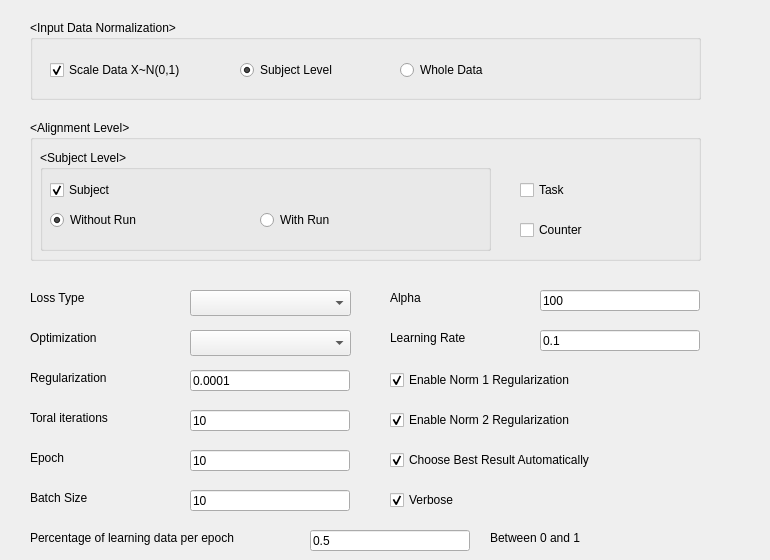
   <widget class="QWidget" name="tab_2">
    <attribute name="title">
     <string>Parameters</string>
    </attribute>
    <widget class="QGroupBox" name="groupBox">
     <property name="geometry">
      <rect>
       <x>30</x>
       <y>20</y>
       <width>671</width>
       <height>80</height>
      </rect>
     </property>
     <property name="title">
      <string>&lt;Input Data Normalization&gt;</string>
     </property>
     <widget class="QCheckBox" name="cbScale">
      <property name="geometry">
       <rect>
        <x>20</x>
        <y>40</y>
        <width>191</width>
        <height>20</height>
       </rect>
      </property>
      <property name="text">
       <string>Scale Data X~N(0,1)</string>
      </property>
      <property name="checked">
       <bool>true</bool>
      </property>
     </widget>
     <widget class="QRadioButton" name="rbScale">
      <property name="geometry">
       <rect>
        <x>210</x>
        <y>40</y>
        <width>161</width>
        <height>20</height>
       </rect>
      </property>
      <property name="text">
       <string>Subject Level</string>
      </property>
      <property name="checked">
       <bool>true</bool>
      </property>
     </widget>
     <widget class="QRadioButton" name="radioButton">
      <property name="geometry">
       <rect>
        <x>370</x>
        <y>40</y>
        <width>131</width>
        <height>20</height>
       </rect>
      </property>
      <property name="text">
       <string>Whole Data</string>
      </property>
     </widget>
    </widget>
    <widget class="QGroupBox" name="groupBox_2">
     <property name="geometry">
      <rect>
       <x>30</x>
       <y>120</y>
       <width>671</width>
       <height>141</height>
      </rect>
     </property>
     <property name="title">
      <string>&lt;Alignment Level&gt;</string>
     </property>
     <widget class="QCheckBox" name="cbFTask">
      <property name="geometry">
       <rect>
        <x>490</x>
        <y>60</y>
        <width>161</width>
        <height>20</height>
       </rect>
      </property>
      <property name="text">
       <string>Task</string>
      </property>
     </widget>
     <widget class="QCheckBox" name="cbFCounter">
      <property name="geometry">
       <rect>
        <x>490</x>
        <y>100</y>
        <width>161</width>
        <height>20</height>
       </rect>
      </property>
      <property name="text">
       <string>Counter</string>
      </property>
     </widget>
     <widget class="QGroupBox" name="groupBox_3">
      <property name="geometry">
       <rect>
        <x>10</x>
        <y>30</y>
        <width>451</width>
        <height>101</height>
       </rect>
      </property>
      <property name="title">
       <string>&lt;Subject Level&gt;</string>
      </property>
      <widget class="QCheckBox" name="cbFSubject">
       <property name="geometry">
        <rect>
         <x>10</x>
         <y>30</y>
         <width>130</width>
         <height>20</height>
        </rect>
       </property>
       <property name="text">
        <string>Subject</string>
       </property>
       <property name="checked">
        <bool>true</bool>
       </property>
      </widget>
      <widget class="QRadioButton" name="radioButton_2">
       <property name="geometry">
        <rect>
         <x>10</x>
         <y>60</y>
         <width>201</width>
         <height>20</height>
        </rect>
       </property>
       <property name="text">
        <string>Without Run</string>
       </property>
       <property name="checked">
        <bool>true</bool>
       </property>
      </widget>
      <widget class="QRadioButton" name="rbFRun">
       <property name="geometry">
        <rect>
         <x>220</x>
         <y>60</y>
         <width>221</width>
         <height>20</height>
        </rect>
       </property>
       <property name="text">
        <string>With Run</string>
       </property>
      </widget>
     </widget>
    </widget>
    <widget class="QLabel" name="label_11">
     <property name="geometry">
      <rect>
       <x>30</x>
       <y>370</y>
       <width>221</width>
       <height>16</height>
      </rect>
     </property>
     <property name="text">
      <string>Regularization</string>
     </property>
    </widget>
    <widget class="QLineEdit" name="txtRegularization">
     <property name="geometry">
      <rect>
       <x>190</x>
       <y>370</y>
       <width>160</width>
       <height>21</height>
      </rect>
     </property>
     <property name="text">
      <string>0.0001</string>
     </property>
    </widget>
    <widget class="QComboBox" name="cbOptim">
     <property name="geometry">
      <rect>
       <x>190</x>
       <y>330</y>
       <width>161</width>
       <height>26</height>
      </rect>
     </property>
    </widget>
    <widget class="QLabel" name="label_15">
     <property name="geometry">
      <rect>
       <x>30</x>
       <y>290</y>
       <width>201</width>
       <height>16</height>
      </rect>
     </property>
     <property name="text">
      <string>Loss Type</string>
     </property>
    </widget>
    <widget class="QLineEdit" name="txtRate">
     <property name="geometry">
      <rect>
       <x>540</x>
       <y>330</y>
       <width>160</width>
       <height>21</height>
      </rect>
     </property>
     <property name="text">
      <string>0.1</string>
     </property>
    </widget>
    <widget class="QLabel" name="label_16">
     <property name="geometry">
      <rect>
       <x>30</x>
       <y>450</y>
       <width>201</width>
       <height>16</height>
      </rect>
     </property>
     <property name="text">
      <string>Epoch</string>
     </property>
    </widget>
    <widget class="QLineEdit" name="txtEpoch">
     <property name="geometry">
      <rect>
       <x>190</x>
       <y>450</y>
       <width>160</width>
       <height>21</height>
      </rect>
     </property>
     <property name="text">
      <string>10</string>
     </property>
    </widget>
    <widget class="QComboBox" name="cbLossType">
     <property name="geometry">
      <rect>
       <x>190</x>
       <y>290</y>
       <width>161</width>
       <height>26</height>
      </rect>
     </property>
    </widget>
    <widget class="QLabel" name="label_19">
     <property name="geometry">
      <rect>
       <x>390</x>
       <y>330</y>
       <width>201</width>
       <height>16</height>
      </rect>
     </property>
     <property name="text">
      <string>Learning Rate</string>
     </property>
    </widget>
    <widget class="QCheckBox" name="cbVerbose">
     <property name="geometry">
      <rect>
       <x>390</x>
       <y>490</y>
       <width>371</width>
       <height>20</height>
      </rect>
     </property>
     <property name="text">
      <string>Verbose</string>
     </property>
     <property name="checked">
      <bool>true</bool>
     </property>
    </widget>
    <widget class="QLabel" name="label_20">
     <property name="geometry">
      <rect>
       <x>30</x>
       <y>330</y>
       <width>201</width>
       <height>16</height>
      </rect>
     </property>
     <property name="text">
      <string>Optimization</string>
     </property>
    </widget>
    <widget class="QCheckBox" name="cbBest">
     <property name="geometry">
      <rect>
       <x>390</x>
       <y>450</y>
       <width>310</width>
       <height>20</height>
      </rect>
     </property>
     <property name="text">
      <string>Choose Best Result Automatically</string>
     </property>
     <property name="checked">
      <bool>true</bool>
     </property>
    </widget>
    <widget class="QLineEdit" name="txtIter">
     <property name="geometry">
      <rect>
       <x>190</x>
       <y>410</y>
       <width>160</width>
       <height>21</height>
      </rect>
     </property>
     <property name="text">
      <string>10</string>
     </property>
    </widget>
    <widget class="QLabel" name="label_21">
     <property name="geometry">
      <rect>
       <x>30</x>
       <y>410</y>
       <width>221</width>
       <height>16</height>
      </rect>
     </property>
     <property name="text">
      <string>Toral iterations</string>
     </property>
    </widget>
    <widget class="QCheckBox" name="cbNorm2">
     <property name="geometry">
      <rect>
       <x>390</x>
       <y>410</y>
       <width>310</width>
       <height>20</height>
      </rect>
     </property>
     <property name="text">
      <string>Enable Norm 2 Regularization</string>
     </property>
     <property name="checked">
      <bool>true</bool>
     </property>
    </widget>
    <widget class="QCheckBox" name="cbNorm1">
     <property name="geometry">
      <rect>
       <x>390</x>
       <y>370</y>
       <width>300</width>
       <height>20</height>
      </rect>
     </property>
     <property name="text">
      <string>Enable Norm 1 Regularization</string>
     </property>
     <property name="checked">
      <bool>true</bool>
     </property>
    </widget>
    <widget class="QLineEdit" name="txtBatch">
     <property name="geometry">
      <rect>
       <x>190</x>
       <y>490</y>
       <width>160</width>
       <height>21</height>
      </rect>
     </property>
     <property name="text">
      <string>10</string>
     </property>
    </widget>
    <widget class="QLabel" name="label_22">
     <property name="geometry">
      <rect>
       <x>30</x>
       <y>490</y>
       <width>201</width>
       <height>16</height>
      </rect>
     </property>
     <property name="text">
      <string>Batch Size</string>
     </property>
    </widget>
    <widget class="QLabel" name="label_18">
     <property name="geometry">
      <rect>
       <x>390</x>
       <y>290</y>
       <width>221</width>
       <height>16</height>
      </rect>
     </property>
     <property name="text">
      <string>Alpha</string>
     </property>
    </widget>
    <widget class="QLineEdit" name="txtAlpha">
     <property name="geometry">
      <rect>
       <x>540</x>
       <y>290</y>
       <width>160</width>
       <height>21</height>
      </rect>
     </property>
     <property name="text">
      <string>100</string>
     </property>
    </widget>
    <widget class="QLineEdit" name="txtPer">
     <property name="geometry">
      <rect>
       <x>310</x>
       <y>530</y>
       <width>160</width>
       <height>21</height>
      </rect>
     </property>
     <property name="text">
      <string>0.5</string>
     </property>
    </widget>
    <widget class="QLabel" name="label_23">
     <property name="geometry">
      <rect>
       <x>30</x>
       <y>530</y>
       <width>331</width>
       <height>16</height>
      </rect>
     </property>
     <property name="text">
      <string>Percentage of learning data per epoch</string>
     </property>
    </widget>
    <widget class="QLabel" name="label_24">
     <property name="geometry">
      <rect>
       <x>490</x>
       <y>530</y>
       <width>201</width>
       <height>16</height>
      </rect>
     </property>
     <property name="text">
      <string>Between 0 and 1</string>
     </property>
    </widget>
   </widget>
